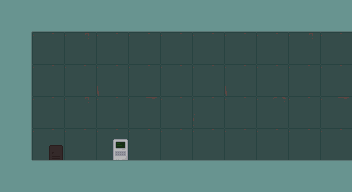

The image is a tile-based game level rendered from a .tmx file. Its description and complete source (layers, tilesets, objects, tile grids) follow:
An orthogonal 22x12 tile map with 16x16 px tiles, 3 tile layers (background, midground, forground), 3 tilesets and 9 objects (mine_entrance, right).

<map version="1.5" tiledversion="1.7.2" orientation="orthogonal" renderorder="right-down" width="22" height="12" tilewidth="16" tileheight="16" infinite="0" nextlayerid="11" nextobjectid="11">
 <editorsettings>
  <export target="mine_entrance.dat" format="dat" />
 </editorsettings>
 <properties>
  <property name="name" value="Factory" />
 </properties>
 <tileset firstgid="1" source="../../tilesets/tsred.tsx" />
 <tileset firstgid="469" source="../../tilesets/tsblue.tsx" />
 <tileset firstgid="599" source="../../tilesets/item.tsx" />
 <layer id="3" name="background" width="22" height="12" locked="1">
  <data encoding="csv">
58,59,58,59,58,59,58,59,58,59,58,59,58,59,58,59,58,59,58,59,58,59,
76,77,76,77,76,77,76,77,76,77,76,77,76,77,76,77,76,77,76,77,76,77,
58,59,58,59,58,61,58,59,58,59,58,59,58,59,58,59,58,59,58,61,58,59,
76,77,76,77,76,77,76,77,76,77,76,77,76,77,76,77,76,77,76,77,76,77,
58,59,58,59,58,59,58,59,58,59,58,59,58,59,58,59,58,59,58,59,58,59,
76,77,76,77,76,77,94,77,76,77,76,77,76,77,94,77,76,77,76,77,76,77,
58,59,58,59,58,61,58,59,58,60,58,59,58,59,58,59,58,62,58,59,58,60,
76,77,76,77,76,77,76,77,76,77,76,77,112,77,76,77,76,77,76,77,76,77,
58,59,58,59,58,59,58,59,58,59,58,59,58,59,58,59,58,59,58,59,58,59,
76,77,76,77,76,77,76,77,76,77,76,77,76,77,76,77,76,77,76,77,76,77,
58,59,58,59,58,59,58,59,58,59,58,59,58,59,58,59,58,59,58,59,58,59,
76,77,76,77,76,77,76,77,76,77,76,77,76,77,76,77,76,77,76,77,76,77
</data>
 </layer>
 <layer id="4" name="midground" width="22" height="12">
  <data encoding="csv">
0,0,0,0,0,0,0,0,0,0,0,0,0,0,0,0,0,0,0,0,0,0,
0,0,0,0,0,0,0,0,0,0,0,0,0,0,0,0,0,0,0,0,0,0,
0,0,0,0,0,0,0,0,0,0,0,0,0,0,0,0,0,0,0,0,0,0,
0,0,0,0,0,0,0,0,0,0,0,0,0,0,0,0,0,0,0,0,0,0,
0,0,0,0,0,0,0,0,0,0,0,0,0,0,0,0,0,0,0,0,0,0,
0,0,0,0,0,0,0,0,0,0,0,0,0,0,0,0,0,0,0,0,0,0,
0,0,0,0,0,0,0,0,0,0,0,0,0,0,0,0,0,0,0,0,0,0,
0,0,0,0,0,0,0,0,0,0,0,0,0,0,0,0,0,0,0,0,0,0,
0,0,0,0,0,0,0,602,0,0,0,0,0,0,0,0,0,0,0,0,0,0,
0,0,0,472,0,0,0,606,0,0,0,0,0,0,0,0,0,0,0,0,0,0,
0,0,0,0,0,0,0,0,0,0,0,0,0,0,0,0,0,0,0,0,0,0,
0,0,0,0,0,0,0,0,0,0,0,0,0,0,0,0,0,0,0,0,0,0
</data>
 </layer>
 <layer id="1" name="forground" width="22" height="12" locked="1">
  <data encoding="csv">
20,20,20,20,20,20,20,20,20,20,20,20,20,20,20,20,20,20,20,20,20,20,
20,20,38,38,38,38,38,38,38,38,38,38,38,38,38,38,38,38,38,38,38,38,
20,21,0,0,0,0,0,0,0,0,0,0,0,0,0,0,0,0,0,0,0,0,
20,21,0,0,0,0,0,0,0,0,0,0,0,0,0,0,0,0,0,0,0,0,
20,21,0,0,0,0,0,0,0,0,0,0,0,0,0,0,0,0,0,0,0,0,
20,21,0,0,0,0,0,0,0,0,0,0,0,0,0,0,0,0,0,0,0,0,
20,21,0,0,0,0,0,0,0,0,0,0,0,0,0,0,0,0,0,0,0,0,
20,21,0,0,0,0,0,0,0,0,0,0,0,0,0,0,0,0,0,0,0,0,
20,21,0,0,0,0,0,0,0,0,0,0,0,0,0,0,0,0,0,0,0,0,
20,21,0,0,0,0,0,0,0,0,0,0,0,0,0,0,0,0,0,0,0,0,
20,20,2,2,2,2,2,2,2,2,2,2,2,2,2,2,2,2,2,2,2,2,
20,20,20,20,20,20,20,20,20,20,20,20,20,20,20,20,20,20,20,20,20,20
</data>
 </layer>
 <objectgroup id="8" name="transition_triggers" locked="1">
  <object id="7" template="../../templates/transition_trigger.tx" x="336" y="32" width="16" height="130" />
 </objectgroup>
 <objectgroup color="#00aa00" id="5" name="collisions">
  <object id="1" x="0" y="0" width="352" height="32" />
  <object id="2" x="0" y="32" width="32" height="160" />
  <object id="3" x="32" y="160" width="320" height="32" />
  <object id="10" x="288" y="32" width="16" height="128" />
 </objectgroup>
 <objectgroup id="6" name="doors" locked="1">
  <object id="5" template="../../templates/door.tx" x="48" y="144">
   <properties>
    <property name="change_to" value="res/maps/a1/mine_top.dat" />
    <property name="entrance" value="right_door" />
   </properties>
  </object>
 </objectgroup>
 <objectgroup color="#0000ff" id="7" name="entrances" locked="1">
  <object id="6" name="mine_entrance" x="56" y="160">
   <point />
  </object>
  <object id="8" name="right" x="320" y="160">
   <point />
  </object>
 </objectgroup>
 <objectgroup id="10" name="save_points">
  <object id="9" x="112" y="144" width="16" height="16" />
 </objectgroup>
</map>
